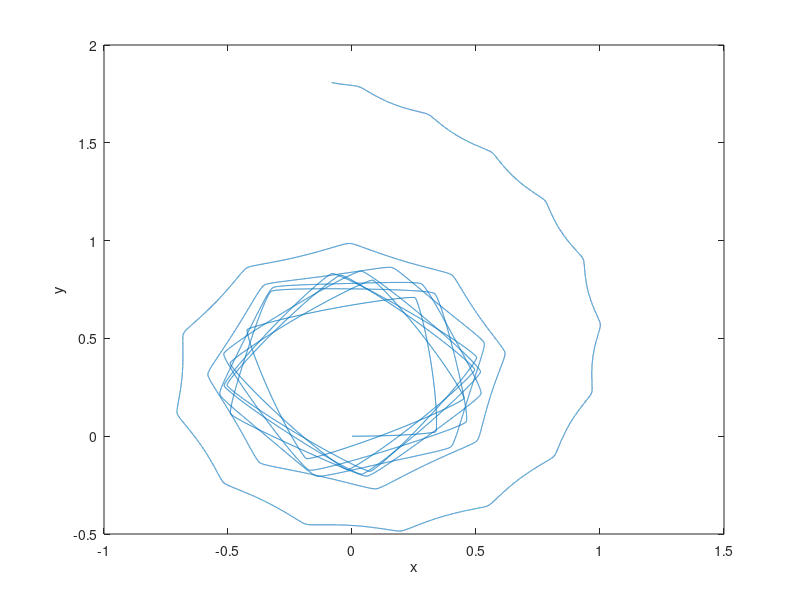
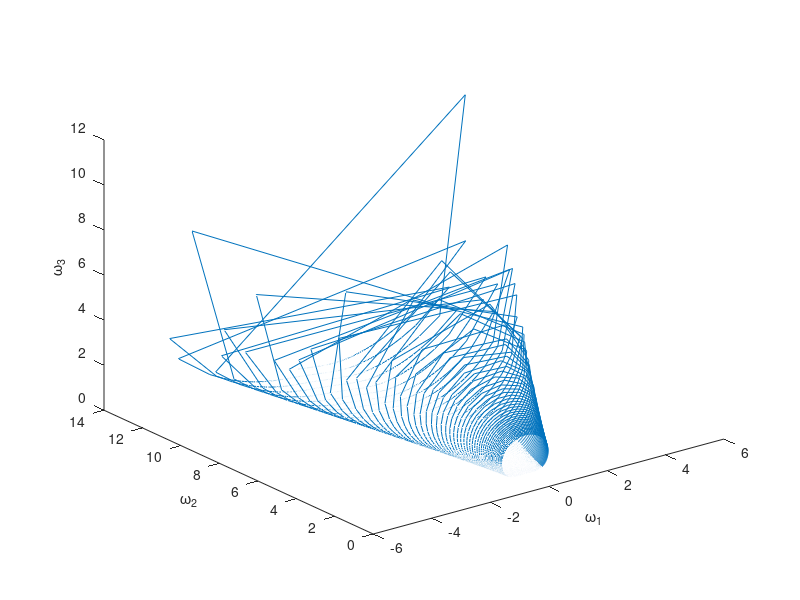
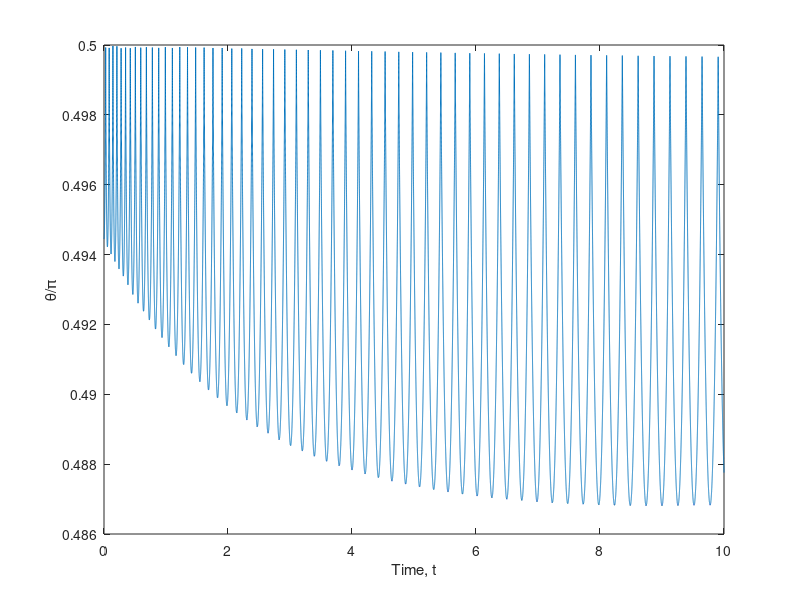
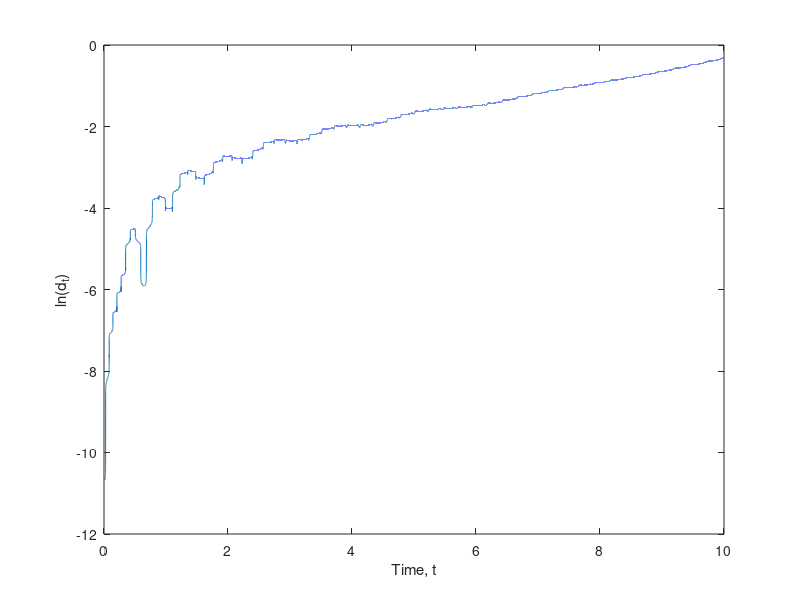

The MATLAB source for these figures, in order:
function [DEuler]=EqOfMotionModel()
      clear all
      m=1;  %Disk mass (g)
      g=9.8;	%Gravitation constant (m/s/s)
      a=1.0;	%Disk radius (m)
      h=2;	%Disk height (mm)
      C=[0.03, 0.073,0.185]';   %Drag co-efficients
      [I,J,rG]=CreateConstantMatrices(m,g,h,a);
      IntegrationTimes=0:0.0001:10;
      
      %Pairs of slightly different sets of initial values for the Euler 
      %angles and their derivatives, the angular momentum vectors and the 
      %position co-ordinates.
      Euler0=deg2rad([89;0;0]);
      Euler1=deg2rad([88.999;0;0]);
      DEuler0=[0;6.5;6.5];
      DEuler1=[0;6.5;6.5];
      DE2o=@(theta)[1,0,0;0,1,sin(theta);0,0,cos(theta)];
      omega0=DE2o(Euler0(1))*DEuler0;
      omega1=DE2o(Euler1(1))*DEuler1;
      position0=[0;0;a*sin(Euler0(1))+(h/2)*cos(Euler0(1))];
      position1=[cos(Euler1(3))*(a*cos(Euler1(1))-a*cos(Euler0(1)));...
          sin(Euler1(3))*(a*cos(Euler1(1))-a*cos(Euler0(1)));...
          a*sin(Euler1(1))+(h/2)*cos(Euler1(1))];
      
      %ODE45 Method using each set of initial conditions.
      opts=odeset('RelTol',1e-4,'AbsTol',1e-5,'MaxStep',1e-1,...
          'InitialStep',1e-10,'Events',@(t,x)FallingEventFcn(t,x,a,h));
      [t,x]=ode45(@(t,x)func(t,x,I,J,rG,g,m,h,C),IntegrationTimes,...
          [position0;Euler0;omega0],opts);
      [t2,x2]=ode45(@(t,x)func(t,x,I,J,rG,g,m,h,C),IntegrationTimes,...
          [position1;Euler1;omega1],opts);
      
      %Position of Centre Of Mass
      figure(1)
      plot(x(:,1),x(:,2))
      xlabel('x');
      ylabel('y');
      zlabel('z');
      saveas(figure(1),'CentreOfMassMotion(89,0,0,0,6.5,6.5).png')
      
      %Omega vector
      figure(2)
      plot3(x(:,7),x(:,8),x(:,9))
      xlabel('\omega_1');
      ylabel('\omega_2');
      zlabel('\omega_3');
      saveas(figure(2),'AngularMomentumVector(89,0,0,0,6.5,6.5).png')
      
      %Theta vs Time
      figure(3)
      plot(t,x(:,4)./pi)
      xlabel('Time, t');
      ylabel('\theta/\pi');
      saveas(figure(3),'Theta(89,0,0,0,6.5,6.5).png')
      
      %Lyapunov exponent plotter
      LyapunovDiff=sqrt((x(:,1)-x2(:,1)).^2+(x(:,2)-x2(:,2)).^2+(x(:,3)-...
          x2(:,3)).^2);
      figure(4)
      plot(IntegrationTimes,log(LyapunovDiff))
      P = polyfit(IntegrationTimes,log(LyapunovDiff'),1);
      LyapunovExponent = P(1);
      LogInitialSeparation = log(LyapunovDiff(1));
      YIntercept = P(2);
      xlabel('Time, t');
      ylabel('ln(d_t)');
      savefig(figure(4),'Lyapunov(50v0.001,0,0,0,0,80).fig')
end

function [I,J,rG]=CreateConstantMatrices(m,g,h,a)
  I=diag(m.*[(3*a^2+h^2)/12,(a^2)/2,(3*a^2+h^2)/12]);
  J=I+m.*[a^2+(h^2)/4,0,0;0,a^2,-a*h/2;0,-a*h/2,(h^2)/4];
  rG=[0;h/2;a];
end

function [E2C]=Euler2Cartesian(Euler)
  theta=Euler(1);
  psi=Euler(2);
  phi=Euler(3);
  R1=@(angle)[1,0,0;0,cos(angle),sin(angle);0,-sin(angle),cos(angle)];
  R2=@(angle)[cos(angle),0,-sin(angle);0,1,0;sin(angle),0,cos(angle)];
  R3=@(angle)[cos(angle),sin(angle),0;-sin(angle),cos(angle),0;0,0,1];
  
  C2E=R1(theta)*R3(phi);
  E2C=inv(C2E);
end

function [Dx]=func(t,x,I,J,rG,g,m,h,C)
  Euler=x(4:6);
  omega=x(7:9);
  theta=Euler(1);
  o2DE=[1,0,0;0,1,-tan(theta);0,0,1/cos(theta)];
  Omega=omega-[0;omega(2)-omega(3)*tan(theta);0];
  LG=I*omega;
  gvec=-g*[0;sin(theta);cos(theta)];
  vc=cross(omega,rG);
  taudrag=-C.*omega.*abs(omega);
  Domega=J\(-cross(Omega,LG)-m*cross(rG,cross(Omega,vc))+m*...
      cross(rG,gvec))+taudrag;
  DEuler=o2DE*omega;
  Dposition=Euler2Cartesian(Euler)*vc;
  Dx=[Dposition;DEuler;Domega];
end

function [value,isterminal,direction] = FallingEventFcn(t,x,a,h)
  isterminal=[1,1];
  direction=[0,0];
  value=[x(4); x(4)-pi/2];
end
